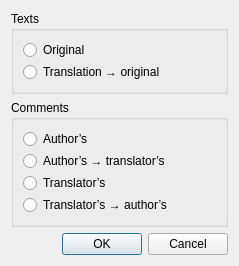
<?xml version="1.0" encoding="UTF-8"?>
<ui version="4.0">
 <class>FmExtractOriginal</class>
 <widget class="QDialog" name="FmExtractOriginal">
  <property name="geometry">
   <rect>
    <x>0</x>
    <y>0</y>
    <width>239</width>
    <height>235</height>
   </rect>
  </property>
  <property name="windowTitle">
   <string>Extract original</string>
  </property>
  <layout class="QVBoxLayout" name="verticalLayout">
   <item>
    <widget class="QGroupBox" name="grpChannel">
     <property name="title">
      <string>Texts</string>
     </property>
     <layout class="QVBoxLayout" name="verticalLayout_2">
      <property name="spacing">
       <number>2</number>
      </property>
      <item>
       <widget class="QRadioButton" name="radioChanOriginal">
        <property name="text">
         <string>Original</string>
        </property>
       </widget>
      </item>
      <item>
       <widget class="QRadioButton" name="radioChanTranslOrig">
        <property name="text">
         <string>Translation → original</string>
        </property>
       </widget>
      </item>
     </layout>
    </widget>
   </item>
   <item>
    <widget class="QGroupBox" name="grpComments">
     <property name="title">
      <string>Comments</string>
     </property>
     <layout class="QVBoxLayout" name="verticalLayout_3">
      <property name="spacing">
       <number>2</number>
      </property>
      <item>
       <widget class="QRadioButton" name="radioCommAu">
        <property name="text">
         <string>Author’s</string>
        </property>
       </widget>
      </item>
      <item>
       <widget class="QRadioButton" name="radioCommAuTr">
        <property name="text">
         <string>Author’s → translator’s</string>
        </property>
       </widget>
      </item>
      <item>
       <widget class="QRadioButton" name="radioCommTr">
        <property name="text">
         <string>Translator’s</string>
        </property>
       </widget>
      </item>
      <item>
       <widget class="QRadioButton" name="radioCommTrAu">
        <property name="text">
         <string>Translator’s → author’s</string>
        </property>
       </widget>
      </item>
     </layout>
    </widget>
   </item>
   <item>
    <widget class="QDialogButtonBox" name="buttonBox">
     <property name="standardButtons">
      <set>QDialogButtonBox::Cancel|QDialogButtonBox::Ok</set>
     </property>
    </widget>
   </item>
  </layout>
 </widget>
 <resources/>
 <connections/>
</ui>
